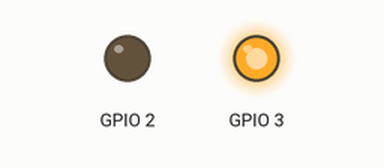
Bench run of a program on a simulated Raspberry Pi (BCM pin numbers). Shown: output pins drawn as LEDs (lit = HIGH).

Above: at 1.0 s.
At 3.0 s:
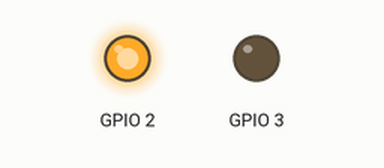
Timing chart, 0 to 5.2 s (numbered marks = the images above):
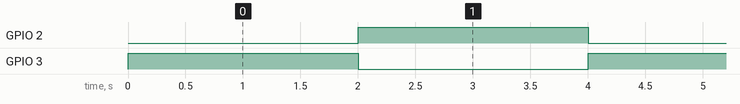

The program:

tempPin.py
```python
import lgpio
import time

h = lgpio.gpiochip_open(0)
lgpio.gpio_claim_output(h, 2) #9
lgpio.gpio_claim_output(h, 3) # 11

while True:
    try:
        lgpio.gpio_write(h, 2, 0)
        lgpio.gpio_write(h, 3, 1)
        time.sleep(2)
        lgpio.gpio_write(h, 2, 1)
        lgpio.gpio_write(h, 3, 0)
        time.sleep(2)
    except KeyboardInterrupt:
        lgpio.gpio_write(h, 2, 0)
        lgpio.gpio_write(h, 3, 0)
        break
```

Measured:
- by itself, GPIO 2, GPIO 3: alternates HIGH for 2.0 s and LOW for 2.0 s
